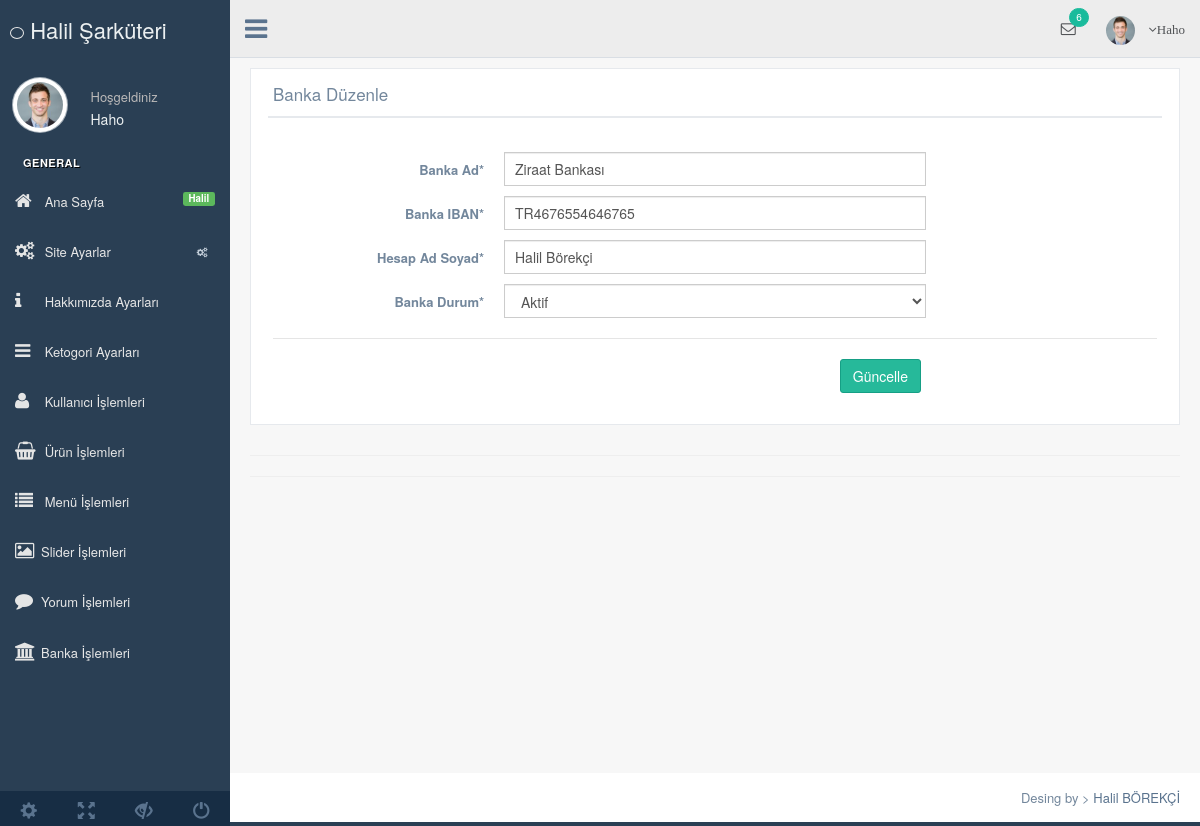
/nedmin/production/banka-duzenle.php?banka_id=6 (signed in), run on the app's committed database.
### tables this page shows
CREATE TABLE `kullanici` (
  `kullanici_id` int(11) NOT NULL,
  `kullanici_zaman` datetime NOT NULL DEFAULT current_timestamp(),
  `kullanici_resim` varchar(250) NOT NULL,
  `kullanici_tc` varchar(50) NOT NULL,
  `kullanici_ad` varchar(50) NOT NULL,
  `kullanici_mail` varchar(100) NOT NULL,
  `kullanici_gsm` varchar(50) NOT NULL,
  `kullanici_password` varchar(50) NOT NULL,
  `kullanici_adsoyad` varchar(50) NOT NULL,
  `kullanici_adres` varchar(250) NOT NULL,
  `kullanici_il` varchar(100) NOT NULL,
  `kullanici_ilce` varchar(100) NOT NULL,
  `kullanici_unvan` varchar(100) NOT NULL,
  `kullanici_yetki` varchar(50) NOT NULL,
  `kullanici_durum` int(1) NOT NULL
);

CREATE TABLE `banka` (
  `banka_id` int(11) NOT NULL,
  `banka_ad` varchar(50) NOT NULL,
  `banka_iban` varchar(50) NOT NULL,
  `banka_hesapadsoyad` varchar(50) NOT NULL,
  `banka_durum` enum('0','1') NOT NULL DEFAULT '0'
);

### nedmin/production/banka-duzenle.php (the view, shortened to what this page needs)
<?php include
'header.php';
$bankasor=$db->prepare("SELECT * FROM banka where banka_id=:id");
$bankasor->execute(array(
 'id'=> $_GET['banka_id']
));
$bankacek=$bankasor->fetch(PDO::FETCH_ASSOC);
?>
<div class="right_col" role="main">
  <div class="">
    <div class="row">
      <div class="col-md-12 col-sm-12 col-xs-12">
        <div class="x_panel">
          <div class="x_title">
            <h2>Banka Düzenle </h2>
            <div class="clearfix"></div>
          </div>
          <div class="x_content">
            <br/>
            <form action="../netting/islem.php" method="POST" id="demo-form2" data-parsley-validate class="form-horizontal form-label-left">
              <div class="form-group">
                <label class="control-label col-md-3 col-sm-3 col-xs-12" for="first-name">Banka Ad<span class="required">*</span>
                </label>
                <div class="col-md-6 col-sm-6 col-xs-12">
                  <input type="text" value="<?php echo $bankacek['banka_ad'] ?>" name="banka_ad" id="first-name" required="required" class="form-control col-md-7 col-xs-12">
                </div>
              </div>
              <div class="form-group">
                <label class="control-label col-md-3 col-sm-3 col-xs-12" for="first-name">Banka IBAN<span class="required">*</span>
                </label>
                <div class="col-md-6 col-sm-6 col-xs-12">
                  <input type="text" value="<?php echo $bankacek['banka_iban'] ?>" name="banka_iban" id="first-name" required="required" class="form-control col-md-7 col-xs-12">
                </div>
              </div>
              <div class="form-group">
                <label class="control-label col-md-3 col-sm-3 col-xs-12" for="first-name">Hesap Ad Soyad<span class="required">*</span>
                </label>
                <div class="col-md-6 col-sm-6 col-xs-12">
                  <input type="text" value="<?php echo $bankacek['banka_hesapadsoyad'] ?>" name="banka_hesapadsoyad" id="first-name" required="required" class="form-control col-md-7 col-xs-12">
                </div>
              </div>
            <div class="form-group">
              <label class="control-label col-md-3 col-sm-3 col-xs-12" for="first-name">Banka Durum<span class="required">*</span>
              </label>
              <div class="col-md-6 col-sm-6 col-xs-12">
               <select id="heard" class="form-control" name="banka_durum" required>
                <option value="1" <?php echo $bankacek['banka_durum'] == '1' ? 'selected=""' : ''; ?>>Aktif</option>
              </select>
            </div>
          </div>
          <div class="ln_solid"></div>
          <div class="form-group">
            <div align="right" class="col-md-6 col-sm-6 col-xs-12 col-md-offset-3">
              <button type="submit" name="bankaduzenle" class="btn btn-success">Güncelle</button>
            </div>
          </div>
        </form>
      </div>
    </div>
  </div>
</div>
<hr>
<hr>
</div>
</div>
<?php include 'footer.php'; ?>

### nedmin/production/header.php (shortened to what this page needs)
<?php
include '../netting/baglan.php';
$kullanicisor=$db->prepare("SELECT * FROM kullanici where kullanici_mail=:mail");
$kullanicisor->execute(array(
 'mail'=> $_SESSION['kullanici_mail']
));
$kullanicicek=$kullanicisor->fetch(PDO::FETCH_ASSOC);
?>
<!DOCTYPE html>
<html lang="en">
<head>
  <link href="../vendors/bootstrap/dist/css/bootstrap.min.css" rel="stylesheet">
  <link href="../vendors/font-awesome/css/font-awesome.min.css" rel="stylesheet">
  <link href="../vendors/nprogress/nprogress.css" rel="stylesheet">
  <link href="../vendors/iCheck/skins/flat/green.css" rel="stylesheet">
  <link href="../vendors/datatables.net-bs/css/dataTables.bootstrap.min.css" rel="stylesheet">
  <link href="../vendors/datatables.net-buttons-bs/css/buttons.bootstrap.min.css" rel="stylesheet">
  <link href="../vendors/datatables.net-fixedheader-bs/css/fixedHeader.bootstrap.min.css" rel="stylesheet">
  <link href="../vendors/datatables.net-responsive-bs/css/responsive.bootstrap.min.css" rel="stylesheet">
  <link href="../vendors/datatables.net-scroller-bs/css/scroller.bootstrap.min.css" rel="stylesheet">
  <link rel="stylesheet" href="../vendors/dropzone/dist/min/dropzone.min.css">
  <link href="../build/css/custom.min.css" rel="stylesheet">
</head>
<body class="nav-md">
  <div class="container body">
    <div class="main_container">
      <div class="col-md-3 left_col">
        <div class="left_col scroll-view">
          <div class="navbar nav_title" style="border: 0;">
            <a href="index.php" class="site_title"><i class="fa fa-dog"></i> <span>Halil Şarküteri</span></a>
          </div>
          <div class="profile clearfix">
            <div class="profile_pic">
              <img src="images/img.jpg" alt="..." class="img-circle profile_img">
            </div>
            <div class="profile_info">
              <span>Hoşgeldiniz</span>
              <h2><?php echo $kullanicicek['kullanici_adsoyad'] ?></h2>
            </div>
          </div>
          <br />
          <div id="sidebar-menu" class="main_menu_side hidden-print main_menu">
            <div class="menu_section">
              <h3>General</h3>
              <ul class="nav side-menu">
                <li><a href="index.php"><i class="fa fa-home"></i> Ana Sayfa <span class="label label-success pull-right">Halil</span></a></li>
                <li><a><i class="fa fa-cogs"></i> Site Ayarlar <span class="fa fa-cogs"></span></a>
                </li>
                <li><a href="hakkimizda.php?durum="><i class="fa fa-info"></i> Hakkımızda Ayarları </a></li>
                <li><a href="kategori.php?durum="><i class="fa fa-navicon"></i> Ketogori Ayarları </a></li>
                <li><a href="kullanici.php?durum="><i class="fa fa-user"></i> Kullanıcı İşlemleri</a></li>
                <li><a href="urun.php?durum="><i class="fa fa-shopping-basket"></i> Ürün İşlemleri</a></li>
                <li><a href="menu.php?durum="><i class="fa fa-list"></i> Menü İşlemleri</a></li>
                <li><a href="slider.php?durum="><i class="fa fa-image"></i>Slider İşlemleri</a></li>
                <li><a href="yorum.php?durum="><i class="fa fa-comment"></i>Yorum İşlemleri</a></li>
                <li><a href="banka.php?durum="><i class="fa fa-bank"></i>Banka İşlemleri</a></li>
              </ul>
            </div>
          </div>
          <div class="sidebar-footer hidden-small">
            <a data-toggle="tooltip" data-placement="top" title="Settings">
              <span class="glyphicon glyphicon-cog" aria-hidden="true"></span>
            </a>
            <a data-toggle="tooltip" data-placement="top" title="FullScreen">
              <span class="glyphicon glyphicon-fullscreen" aria-hidden="true"></span>
            </a>
            <a data-toggle="tooltip" data-placement="top" title="Lock">
              <span class="glyphicon glyphicon-eye-close" aria-hidden="true"></span>
            </a>
            <a data-toggle="tooltip" data-placement="top" title="Logout">
              <span class="glyphicon glyphicon-off" aria-hidden="true"></span>
            </a>
          </div>
        </div>
      </div>
      <div class="top_nav">
        <div class="nav_menu">
          <nav>
            <div class="nav toggle">
              <a id="menu_toggle"><i class="fa fa-bars"></i></a>
            </div>
            <ul class="nav navbar-nav navbar-right">
              <li class="">
                <a href="javascript:;" class="user-profile dropdown-toggle" data-toggle="dropdown" aria-expanded="false">
                  <img src="images/img.jpg" alt="">
                  <span class=" fa fa-angle-down"><?php echo $kullanicicek['kullanici_adsoyad']; ?></span>
                </a>
              </li>
              <li role="presentation" class="dropdown">
                <a href="javascript:;" class="dropdown-toggle info-number" data-toggle="dropdown" aria-expanded="false">
                  <i class="fa fa-envelope-o"></i>
                  <span class="badge bg-green">6</span>
                </a>
              </li>
            </ul>
          </nav>
        </div>
      </div>

### data on the page
kullanici: kullanici_adsoyad "Haho"
banka: banka_ad "Ziraat Bankası", banka_iban "TR4676554646765", banka_hesapadsoyad "Halil Börekçi", banka_durum "Aktif"
